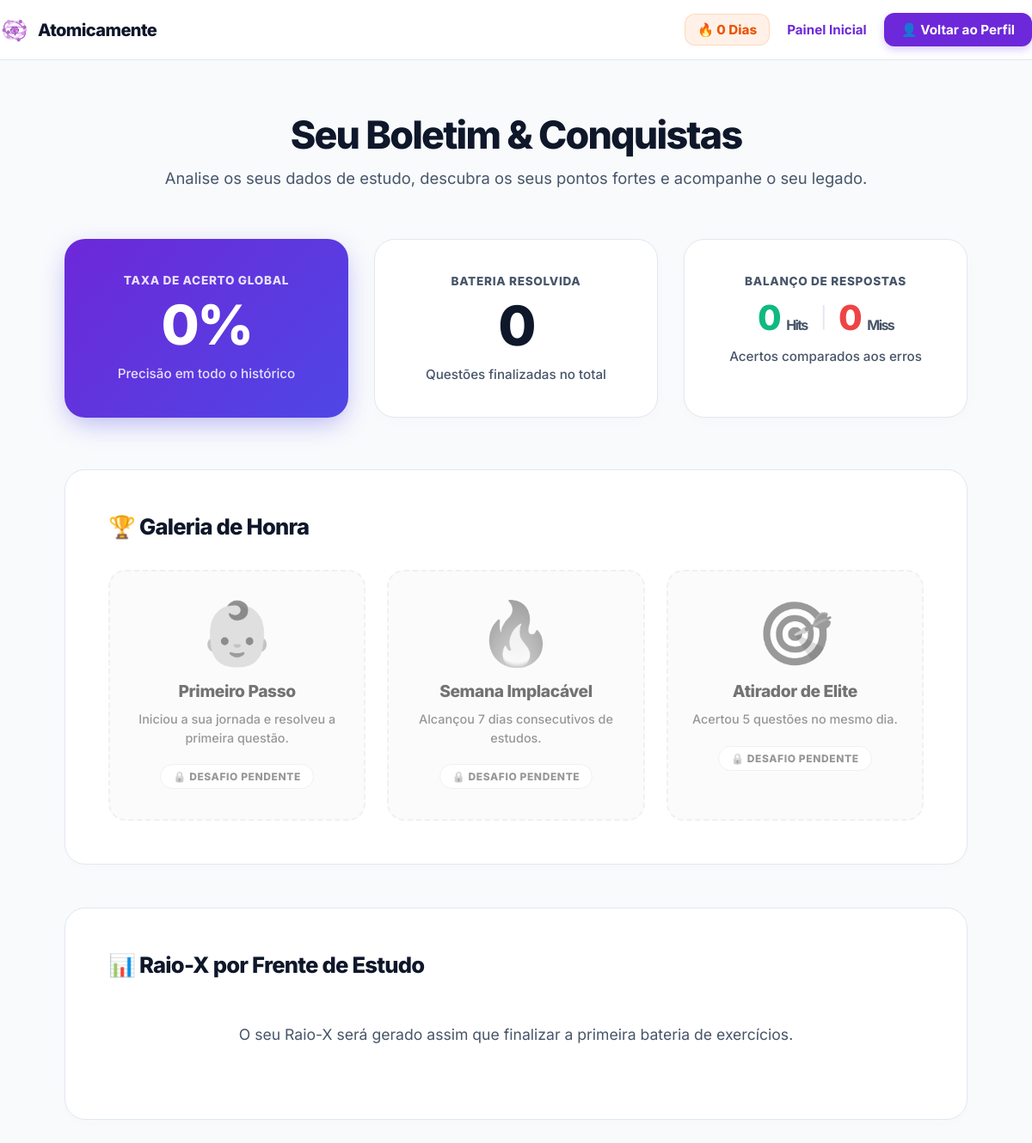
The app's page /progresso.php (signed in), older data.
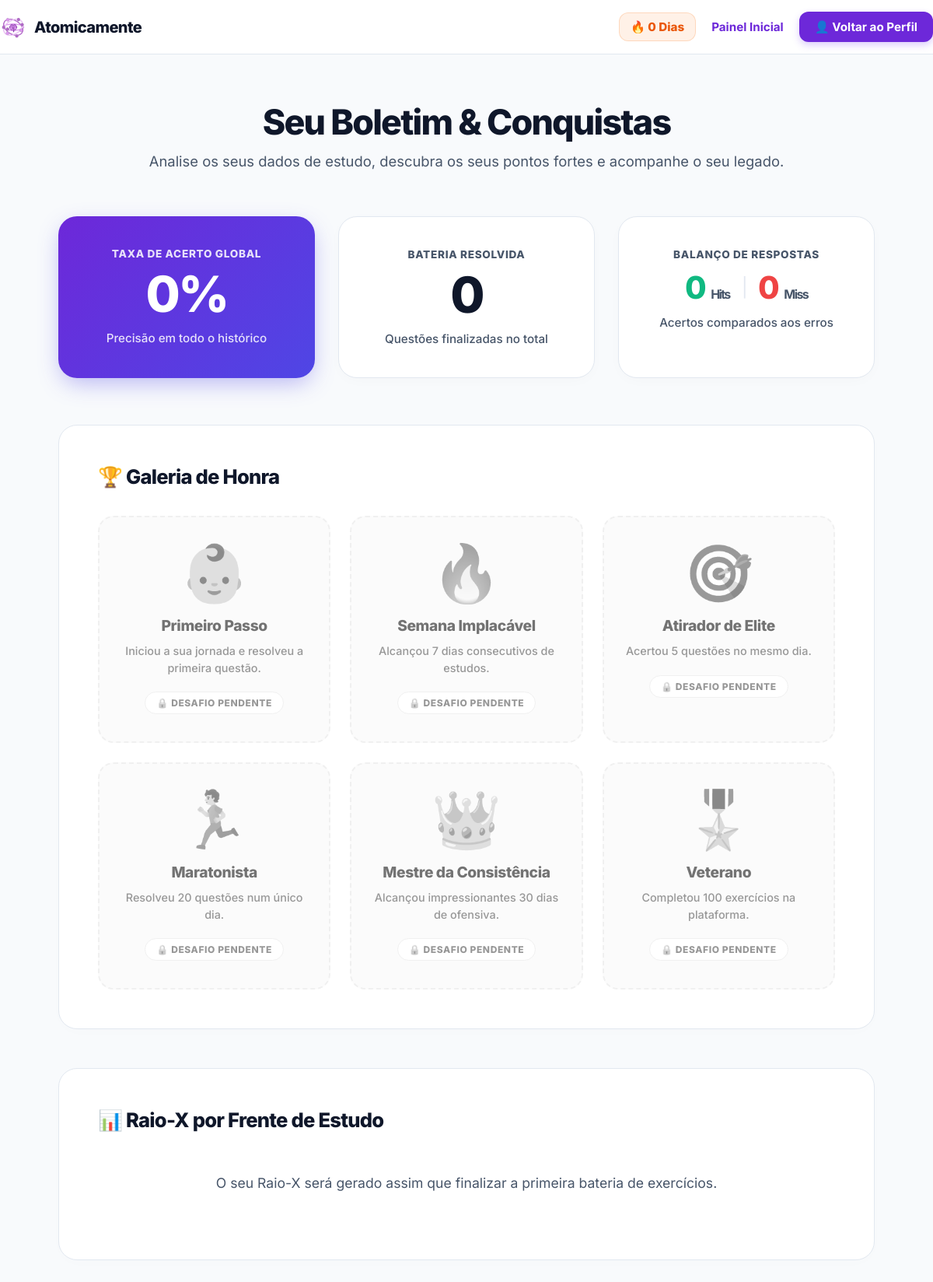
The same page, newer data.
### tables this page shows
CREATE TABLE `users` (
  `id` int(11) NOT NULL,
  `role_id` int(11) NOT NULL,
  `nome` varchar(100) NOT NULL,
  `email` varchar(150) NOT NULL,
  `password_hash` varchar(255) NOT NULL,
  `meta_diaria` int(11) DEFAULT '20',
  `frente_foco` varchar(50) DEFAULT '',
  `streak` int(11) DEFAULT '0',
  `ultimo_estudo` date DEFAULT NULL
);

CREATE TABLE `medalhas` (
  `id` int(11) NOT NULL,
  `nome` varchar(100) NOT NULL,
  `descricao` text NOT NULL,
  `icone` varchar(50) NOT NULL,
  `regra_gatilho` varchar(50) NOT NULL
);

### progresso.php (the view, shortened to what this page needs)
<?php
require_once 'config.php';
$user_id = $_SESSION['user_id'];
try {
    $stmtGeral = $pdo->prepare("SELECT COUNT(*) as total_resolvidas, SUM(is_correct) as total_acertos FROM user_progress WHERE user_id = :uid");
    $stmtGeral->execute([':uid' => $user_id]);
    $dadosGerais = $stmtGeral->fetch(PDO::FETCH_ASSOC);
    $total_resolvidas = $dadosGerais['total_resolvidas'] ?? 0;
    $total_acertos = $dadosGerais['total_acertos'] ?? 0;
    $total_erros = $total_resolvidas - $total_acertos;
    $taxa_acerto_geral = $total_resolvidas > 0 ? round(($total_acertos / $total_resolvidas) * 100) : 0;
    $stmtFrentes = $pdo->prepare("
        SELECT f.nome as frente_nome, COUNT(up.question_id) as total_respondidas, SUM(up.is_correct) as total_acertos
        FROM frentes f JOIN topicos t ON t.frente_id = f.id JOIN questions q ON q.subtopic_id = t.id
        JOIN user_progress up ON up.question_id = q.id WHERE up.user_id = :uid GROUP BY f.id ORDER BY total_respondidas DESC
    ");
    $stmtFrentes->execute([':uid' => $user_id]);
    $desempenho_frentes = $stmtFrentes->fetchAll(PDO::FETCH_ASSOC);
    $stmtMedalhas = $pdo->prepare("
        SELECT m.*, um.conquistada_em FROM medalhas m
        LEFT JOIN user_medalhas um ON m.id = um.medalha_id AND um.user_id = :uid ORDER BY m.id ASC
    ");
    $stmtMedalhas->execute([':uid' => $user_id]);
    $lista_medalhas = $stmtMedalhas->fetchAll(PDO::FETCH_ASSOC);
    $stmtStreak = $pdo->prepare("SELECT streak FROM users WHERE id = :uid");
    $stmtStreak->execute([':uid' => $user_id]);
    $streak_aluno = $stmtStreak->fetchColumn() ?: 0;
} catch (PDOException $e) {
    die("Erro ao carregar o dashboard: " . $e->getMessage());
}
?>
<!DOCTYPE html>
<html lang="pt-BR">
<head>
  <link rel="stylesheet" href="css/plataforma.css">
</head>
<body class="dash-body">
  <header class="topo-dash" style="border-bottom: 1px solid var(--borda); background: var(--bg-card);">
    <div class="container nav-dash" style="display: flex; justify-content: space-between; align-items: center; width: 100%;">
      <a href="dashboard.php" class="marca-dash" style="font-weight: 800; font-size: 1.25rem; display: flex; align-items: center; gap: 10px; letter-spacing: -0.03em;">
        <img src="assets/icone-simplificado.png" alt="Logo" style="height: 34px; border-radius: 8px;" />
        Atomicamente
      </a>
      <div style="display: flex; align-items: center; gap: 20px;">
        <div style="display: flex; align-items: center; gap: 8px; background: rgba(249, 115, 22, 0.1); border: 1px solid rgba(249, 115, 22, 0.2); padding: 8px 14px; border-radius: 12px; font-weight: 800; color: #ea580c; font-size: 0.95rem;">
          🔥 <?php echo $streak_aluno; ?> Dias
        </div>
        <a href="dashboard.php" style="color: var(--roxo-base); text-decoration: none; font-weight: 700; font-size: 0.95rem; transition: opacity 0.2s;">Painel Inicial</a>
        <a href="perfil.php" style="background: var(--roxo-base); color: white; padding: 10px 20px; font-size: 0.95rem; border-radius: 12px; font-weight: 700; text-decoration: none; box-shadow: 0 4px 10px rgba(139, 92, 246, 0.3);">👤 Voltar ao Perfil</a>
      </div>
    </div>
  </header>
  <div class="container-dashboard">
    <div class="cabecalho-pagina">
      <h1 class="titulo-dash">Seu Boletim & Conquistas</h1>
      <p class="subtitulo-dash">Analise os seus dados de estudo, descubra os seus pontos fortes e acompanhe o seu legado.</p>
    </div>
    <div class="stats-grid">
      <div class="stat-card card-destaque">
        <div class="stat-label">Taxa de Acerto Global</div>
        <div class="stat-value"><?php echo $taxa_acerto_geral; ?>%</div>
        <div class="stat-desc">Precisão em todo o histórico</div>
      </div>
      <div class="stat-card">
        <div class="stat-label">Bateria Resolvida</div>
        <div class="stat-value" style="color: var(--texto-principal);"><?php echo $total_resolvidas; ?></div>
        <div class="stat-desc">Questões finalizadas no total</div>
      </div>
      <div class="stat-card">
        <div class="stat-label">Balanço de Respostas</div>
        <div class="stat-value" style="font-size: 2.5rem; margin-top: 15px; display: flex; justify-content: center; align-items: center; gap: 15px;">
          <span style="color: #10b981;"><?php echo $total_acertos; ?> <span style="font-size: 1rem; color: var(--texto-secundario); font-weight: 700;">Hits</span></span>
          <span style="color: var(--borda); font-weight: 400; font-size: 1.5rem;">|</span>
          <span style="color: #ef4444;"><?php echo $total_erros; ?> <span style="font-size: 1rem; color: var(--texto-secundario); font-weight: 700;">Miss</span></span>
        </div>
        <div class="stat-desc">Acertos comparados aos erros</div>
      </div>
    </div>
    <div class="secao-detalhada">
      <h2 class="titulo-secao">🏆 Galeria de Honra</h2>
      <div class="grid-medalhas">
        <?php foreach ($lista_medalhas as $medalha): ?>
          <?php $conquistada = !empty($medalha['conquistada_em']); ?>
          <div class="card-medalha <?php echo $conquistada ? 'medalha-conquistada' : 'medalha-bloqueada'; ?>">
            <div class="icone-medalha"><?php echo htmlspecialchars($medalha['icone']); ?></div>
            <h4 class="titulo-medalha"><?php echo htmlspecialchars($medalha['nome']); ?></h4>
            <p class="desc-medalha"><?php echo htmlspecialchars($medalha['descricao']); ?></p>
            <?php if ($conquistada): ?>
              <div class="selo-data">Desbloqueada em <?php echo date('d/m/Y', strtotime($medalha['conquistada_em'])); ?></div>
            <?php else: ?>
              <div class="selo-bloqueada">🔒 Desafio Pendente</div>
            <?php endif; ?>
          </div>
        <?php endforeach; ?>
      </div>
    </div>
    <div class="secao-detalhada">
      <h2 class="titulo-secao">📊 Raio-X por Frente de Estudo</h2>
      <?php if (empty($desempenho_frentes)): ?>
        <p style="text-align: center; color: var(--texto-secundario); font-size: 1.1rem; padding: 20px;">O seu Raio-X será gerado assim que finalizar a primeira bateria de exercícios.</p>
      <?php endif; ?>
    </div>
  </div>
</body>
</html>

### css/plataforma.css (style rules this page uses)
:root { --roxo-base: #6d28d9; --roxo-vivo: #8b5cf6; --sucesso: #10b981; --bg-global: #f8fafc; --bg-card: #ffffff; --bg-topo: #ffffff; --bg-dropdown: #ffffff; --borda: #e2e8f0; --texto-principal: #0f172a; --texto-secundario: #475569; --roxo-profundo: #1e1b4b; --bg-hover-radio: #f5f3ff; --sucesso-fundo: #ecfdf5; }
body.dash-body { font-family: 'Inter', system-ui, -apple-system, sans-serif; background-color: var(--bg-global) !important; color: var(--texto-principal) !important; margin: 0; padding: 0; transition: background-color 0.2s ease, color 0.2s ease; }
.container { width: 90%; max-width: 1200px; margin: 0 auto; }
h1, h2, h3, h4 { color: var(--texto-principal); }
p, span, label { color: var(--texto-principal); }
.topo-dash { background-color: var(--bg-topo) !important; border-bottom: 1px solid var(--borda) !important; padding: 15px 0; position: sticky; top: 0; z-index: 100; transition: background-color 0.2s ease, border-color 0.2s ease; }
.nav-dash { display: flex; justify-content: space-between; align-items: center; }
.marca-dash { display: flex; align-items: center; gap: 10px; font-weight: 800; font-size: 1.2rem; color: var(--texto-principal) !important; text-decoration: none; }

### progresso.php (style rules this page uses)
body { font-family: 'Inter', sans-serif; background-color: var(--bg-global); color: var(--texto-principal); }
.container-dashboard { max-width: 1050px; margin: 60px auto; padding: 0 20px; }
.cabecalho-pagina { text-align: center; margin-bottom: 60px; }
.titulo-dash { font-size: 2.8rem; font-weight: 800; letter-spacing: -0.04em; margin: 0; color: var(--texto-principal); }
.subtitulo-dash { font-size: 1.15rem; color: var(--texto-secundario); margin-top: 12px; }
.stats-grid { display: grid; grid-template-columns: repeat(auto-fit, minmax(300px, 1fr)); gap: 30px; margin-bottom: 60px; }
.stat-card { background: var(--bg-card); border-radius: 24px; border: 1px solid var(--borda); padding: 40px 30px; text-align: center; box-shadow: 0 4px 20px -5px rgba(0,0,0,0.03); transition: transform 0.3s ease, box-shadow 0.3s ease; }
.stat-label { font-size: 0.85rem; text-transform: uppercase; font-weight: 800; color: var(--texto-secundario); letter-spacing: 0.05em; margin-bottom: 12px; }
.stat-value { font-size: 4rem; font-weight: 800; color: var(--roxo-base); line-height: 1; letter-spacing: -0.04em; }
.stat-desc { font-size: 0.95rem; color: var(--texto-secundario); margin-top: 15px; font-weight: 500; }
.card-destaque { background: linear-gradient(135deg, var(--roxo-base), #4f46e5); color: white; border: none; box-shadow: 0 10px 30px -5px rgba(79, 70, 229, 0.4); }
.card-destaque .stat-label, .card-destaque .stat-desc { color: rgba(255,255,255,0.85); }
.card-destaque .stat-value { color: white; }
.secao-detalhada { background: var(--bg-card); border-radius: 24px; border: 1px solid var(--borda); padding: 50px; margin-bottom: 50px; box-shadow: 0 4px 20px -5px rgba(0,0,0,0.02); }
.titulo-secao { font-size: 1.6rem; font-weight: 800; margin-top: 0; margin-bottom: 35px; letter-spacing: -0.03em; display: flex; align-items: center; gap: 10px; }
.grid-medalhas { display: grid; grid-template-columns: repeat(auto-fill, minmax(280px, 1fr)); gap: 25px; }
.card-medalha { background: var(--bg-card); border-radius: 20px; padding: 35px 25px; text-align: center; transition: all 0.3s cubic-bezier(0.4, 0, 0.2, 1); position: relative; border: 2px solid transparent; }
.medalha-bloqueada { background: var(--bg-global); border: 2px dashed var(--borda); opacity: 0.6; filter: grayscale(100%); }
.icone-medalha { font-size: 4.5rem; margin-bottom: 20px; line-height: 1; display: inline-block; transition: transform 0.4s ease; }
.titulo-medalha { margin: 0 0 10px 0; color: var(--texto-principal); font-size: 1.2rem; font-weight: 800; letter-spacing: -0.02em; }
.desc-medalha { margin: 0; color: var(--texto-secundario); font-size: 0.9rem; line-height: 1.5; font-weight: 500; }
.selo-bloqueada { margin-top: 20px; font-size: 0.75rem; font-weight: 800; color: var(--texto-secundario); background: var(--bg-card); border: 1px solid var(--borda); padding: 6px 14px; border-radius: 20px; display: inline-block; letter-spacing: 0.05em; text-transform: uppercase; }

Row changes from the older to the newer data that the page shows:
added medalhas: icone "🏃", nome "Maratonista", descricao "Resolveu 20 questões num único dia."
added medalhas: icone "👑", nome "Mestre da Consistência", descricao "Alcançou impressionantes 30 dias de ofensiva."
added medalhas: icone "🎖️", nome "Veterano", descricao "Completou 100 exercícios na plataforma."
